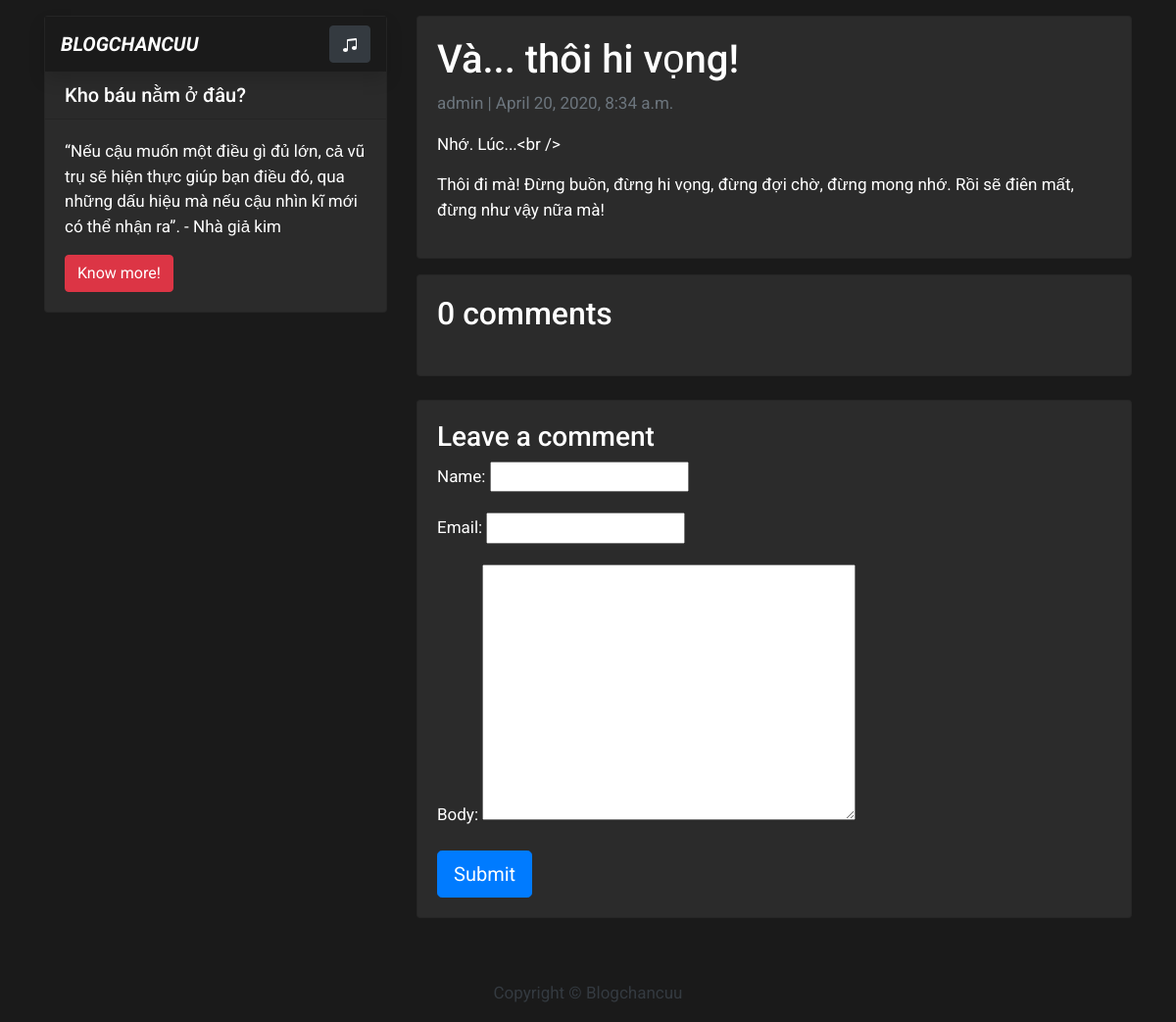
The page /va-thoi-hi-vong/ on the database as committed earlier.
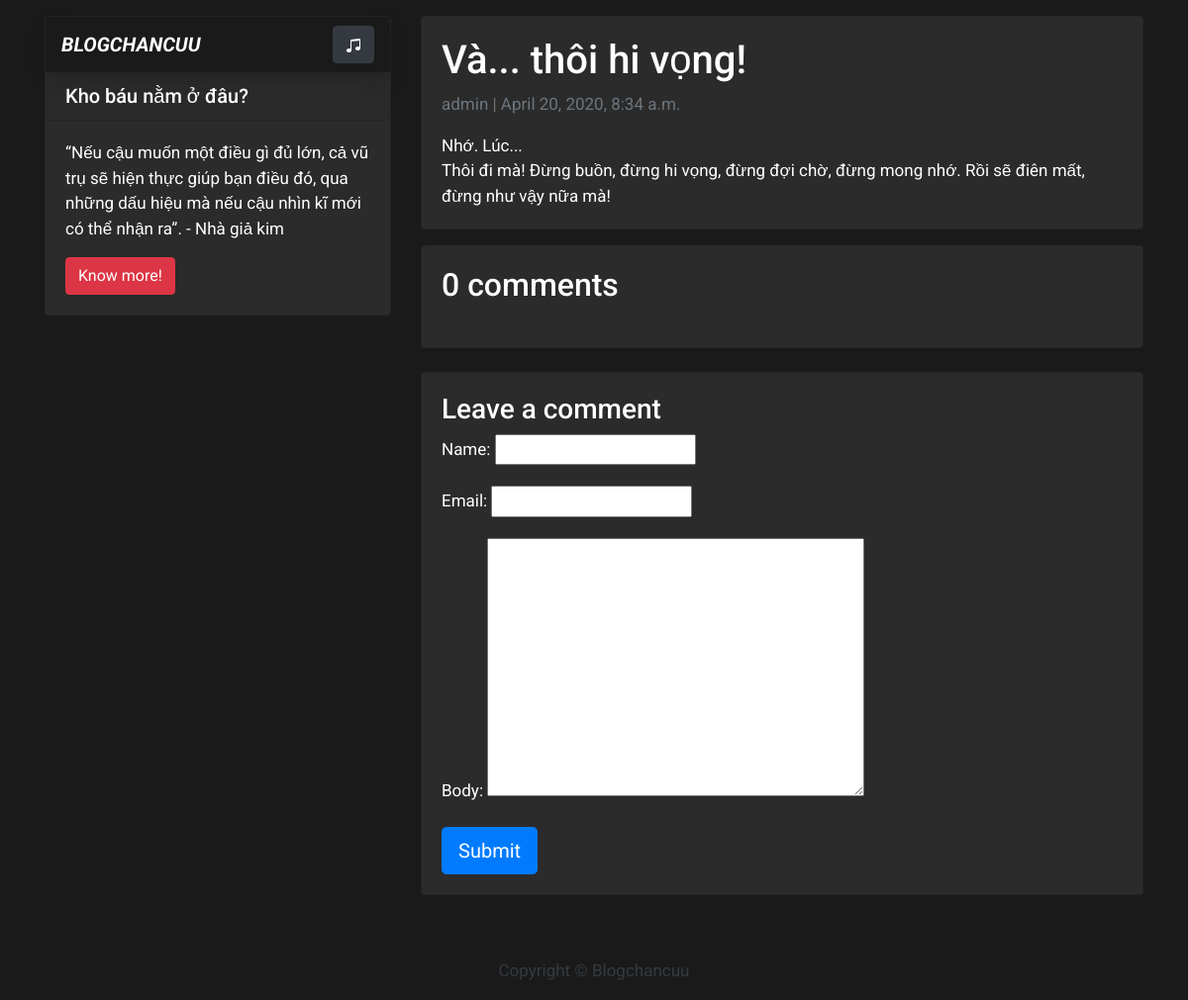
The same page on the database as committed later.
### blog/models.py (models this page shows, shortened)
class Post(models.Model):
	title = models.CharField(max_length=200, unique=True)
	slug = models.SlugField(max_length=200, unique=True)
	author = models.ForeignKey(User, on_delete= models.CASCADE, related_name="blog_posts")
	update_on = models.DateTimeField(auto_now= True)
	content = models.TextField()
	created_on = models.DateTimeField(auto_now_add=True)
	status = models.IntegerField(choices= STATUS, default=0)
	class Meta:
		ordering = ['-created_on']

### blog/views.py (the view)
# urls.py: path('<slug:slug>/', views.post_detail, name='post_detail'),
def post_detail(request, slug):
    template_name = 'post_detail.html'
    post = get_object_or_404(Post, slug=slug)
    comments = post.comments.filter(active=True)
    new_comment = None
    print(post.title)
    if request.method == 'POST':
        comment_form = CommentForm(data=request.POST)
        if comment_form.is_valid():
            new_comment = comment_form.save(commit=False)
            new_comment.post = post
            new_comment.save()
    else:
        comment_form = CommentForm()
    return render(request, template_name, {
        'post': post,
        'comments': comments,
        'new_comment': new_comment,
        'comment_form': comment_form
    })

### blog/forms.py
class CommentForm(forms.ModelForm):
    class Meta:
        model = Comment
        fields = ('name', 'email', 'body')

### templates/post_detail.html (shortened to what this page needs)
{% extends 'base.html' %} {% block content %}
<div class="container">
  <div class="row">
    {% block sidebar %} {% include 'sidebar.html' %} {% endblock sidebar %}
    <div class="col-md-8 mb-4  mt-3 left  top">
      <div class="card-body card">
        <h1>{% block title %} {{ post.title }} {% endblock title %}</h1>
        <p class=" text-muted">{{ post.author }} | {{ post.created_on }}</p>
        <div class="">{{ post.content | safe }}</div>
      </div>
      <div class="card-body card mb-4 mt-3">
        {% with comments.count as total_comments %}
        <h2>{{ total_comments }} comments</h2>
          {% endwith %}
      </div>
      <div class="card-body card mb-4 mt-3">
        {% if new_comment %}
        <div class="alert alert-success" role="alert">
          Your comment is awaiting moderation
        </div>
        {% else %}
        <h3>Leave a comment</h3>
        <form method="post">
          {{ comment_form.as_p }}
          <button type="submit" class="btn btn-primary  btn-lg">Submit</button>
        </form>
        {% endif %}
      </div>
    </div>
  </div>
</div>
{% endblock content %}

Rows that differ between the two databases and show on the page:
changed Post "Và... thôi hi vọng!": content "Nhớ. Lúc...<br /> Thôi đi mà! Đừng buồn, đừng hi vọng, đừng đợi chờ, đừng mong nhớ. Rồi sẽ điên mất, đừng như vậy nữa mà!" → "Nhớ. Lúc... Thôi đi mà! Đừng buồn, đừng hi vọng, đừng đợi chờ, đừng mong nhớ. Rồi sẽ điên mất, đừng như vậy nữa mà!"
